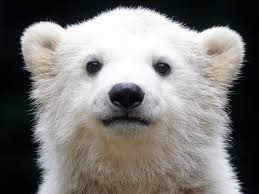
#> input picture Images/bear2.jpeg, 259 x 194 px
$ python hybrid_image_linc.py Images/bear2.jpeg Images/bear34.jpeg
#> lines starting #> are read from the running program, lines starting #| are printed output that depends on the picture
"""
Program:  hybrid_image.py
Authors:  Daniel Green, Nhung Hoang, Richard Phillips
   Date:  2/26/2017
"""

import sys
import numpy as np
import cv2

def lopass(img, sigma, ksize):
    """
    Applies low-pass filter by convolving the image with a Gaussian kernel
    params:
        img - image to be blurred
        sigma - standard deviation of Gaussian kernel
        ksize - size of Gaussian kernel
    returns: input image with with low-pass filter applied
    """
    lofil = cv2.GaussianBlur(img, (ksize,ksize), sigma)

    return lofil

def hipass(img, sigma, ksize):
    """
    Applies high-pass filter subtracting return of lopass() from the image
    params:
        img - unfiltered image
        sigma - standard deviation of Gaussian kernel (for lopass())
        ksize - size of Gaussian kernel (for lopass())
    returns: input image with with high-pass filter applied
    """
    lofil = lopass(img, sigma, ksize)
    hifil = img-lofil

    return hifil

def main():
    if len(sys.argv) != 3:
        print("usage: img_pyr_blend.py img1 img2")
        exit(0)

    # read images from input files; convert to float32 for operations
    imgA = (cv2.imread(sys.argv[1])).astype(np.float32)
    imgB = (cv2.imread(sys.argv[2])).astype(np.float32)
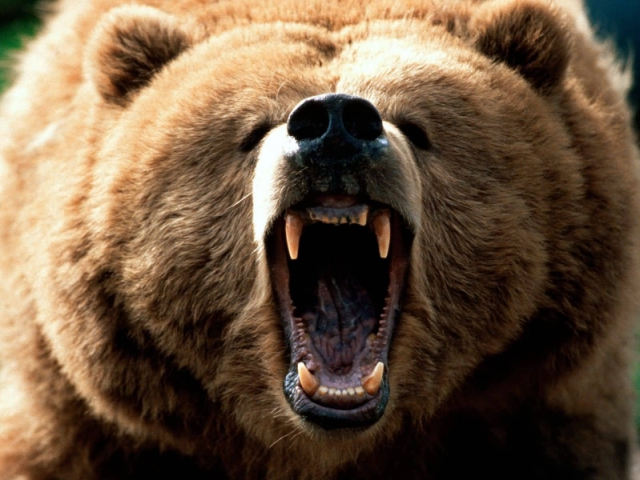
#> input picture Images/bear34.jpeg, 640 x 480 px
    # convert to greyscale
    g_imgA = cv2.cvtColor(imgA, cv2.COLOR_BGR2GRAY)
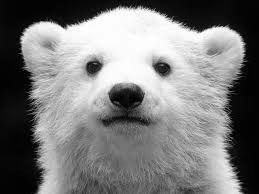
#> g_imgA: shape (194, 259) float32; min 0, max 255, mean 123.7
    g_imgB = cv2.cvtColor(imgB, cv2.COLOR_BGR2GRAY)
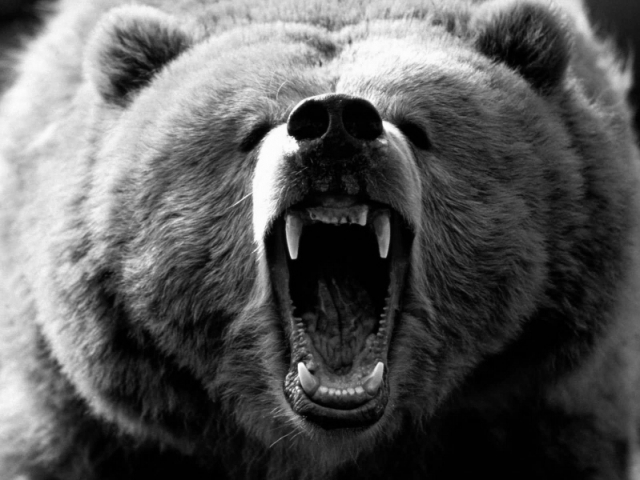
#> g_imgB: shape (480, 640) float32; min 0, max 254.3, mean 90.4

    # set parameters:
    # kA & kB are the weights of each image when added
    kA = 1
    kB = 2
    # sigA and sigB are the stdev values for the Gaussian blur
    sigA = 5
    sigB = 2
    # ksize is size of Gaussian kernel for convolution
    ksize = 13

    # apply filter
    lopassed = lopass(g_imgA, sigA, ksize)
#> in lopass, `lofil = cv2.GaussianBlur(img, (ksize,ksize), sigma)`:
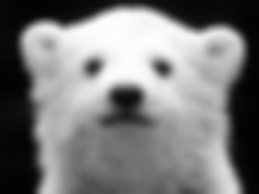
#> lofil: shape (194, 259) float32; min 2.5, max 253.2, mean 123.7
    hipassed = hipass(g_imgB, sigB, ksize)
#> in hipass, `hifil = img-lofil`:
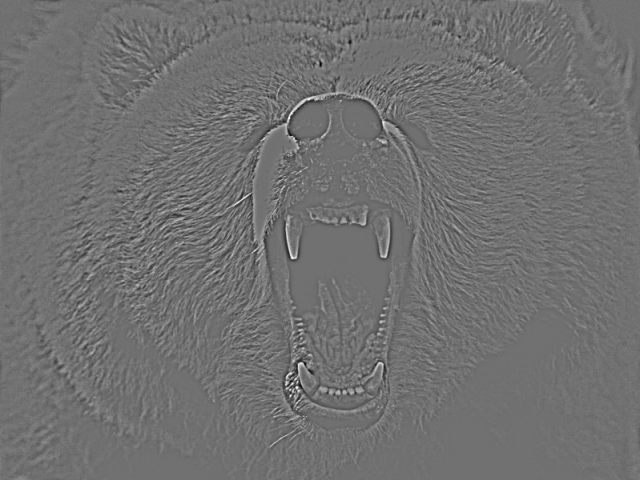
#> hifil: shape (480, 640) float32; min -81.01, max 101.5, mean 0; drawn with min black and max white
    # sum lo-passed imgA and hipassed imgB to get hybrid
#> (the run stopped early here; a loop or call above may not have finished)
